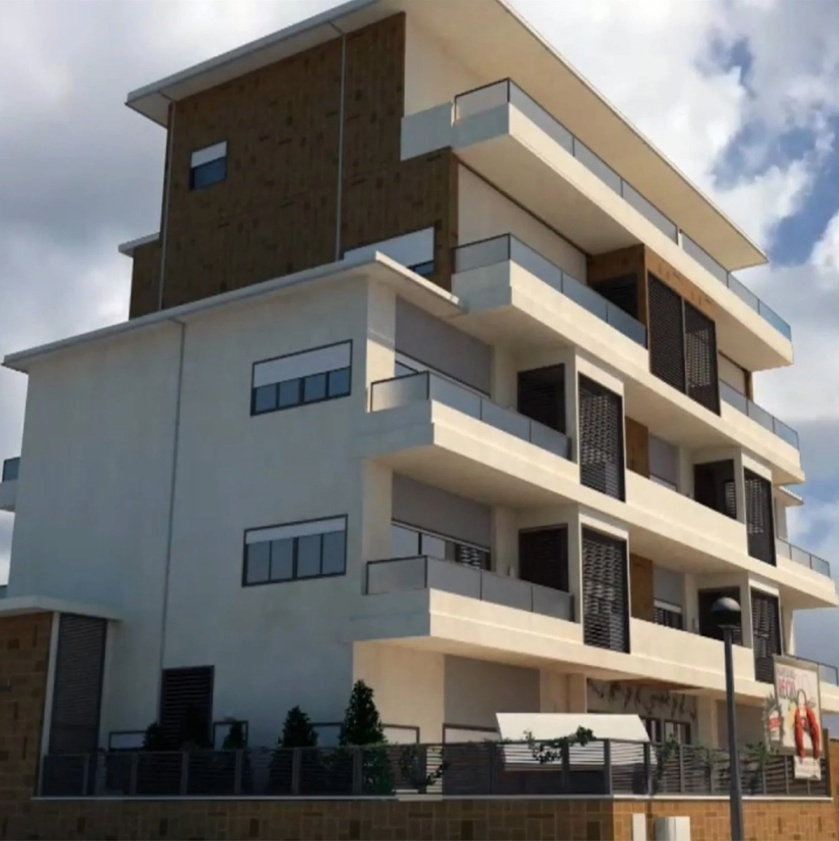
#> input picture pract_3/images/b1.jpg, 839 x 841 px, shrunk from 1301 x 1304 before the run
$ python 5_1.py
#> lines starting #> are read from the running program, lines starting #| are printed output that depends on the picture; after the words box and inside, x2 and y2 are one past the last pixel; in counts of white or black regions, pixels touching at a corner belong together
import matplotlib.pyplot as plt
import numpy as np
from PIL import Image
import cv2
from pathlib import Path

# Obtener ruta relativa a la imagen
image_path = Path(__file__).parent.parent / "images" / "b1.jpg"
src = np.array(Image.open(image_path).convert('RGB'))
#> src is the input picture: shape (841, 839, 3); mean R, G, B 116, 113.7, 110.2

def clamp(num, min_value=0, max_value=255):
    """Limita un valor entre min y max"""
    return int(max(min(num, max_value), min_value))

def saltAndPepper_noise(img, percent):
    """
    Introduce ruido Salt & Pepper a la imagen
    img: Imagen a la que introducir el ruido
    percent: [0,1) porcentaje de ruido
    """
#> called with percent = 0.05
    img_copy = img.copy()
    per = int(percent * img_copy.size)
#> per = 105839
    for k in range(per):
        i = int(np.random.random() * img_copy.shape[1])
        j = int(np.random.random() * img_copy.shape[0])
        if img_copy.ndim == 2:
            img_copy[j, i] = 255
        elif img_copy.ndim == 3:
            img_copy[j, i, 0] = 255
            img_copy[j, i, 1] = 255
            img_copy[j, i, 2] = 255
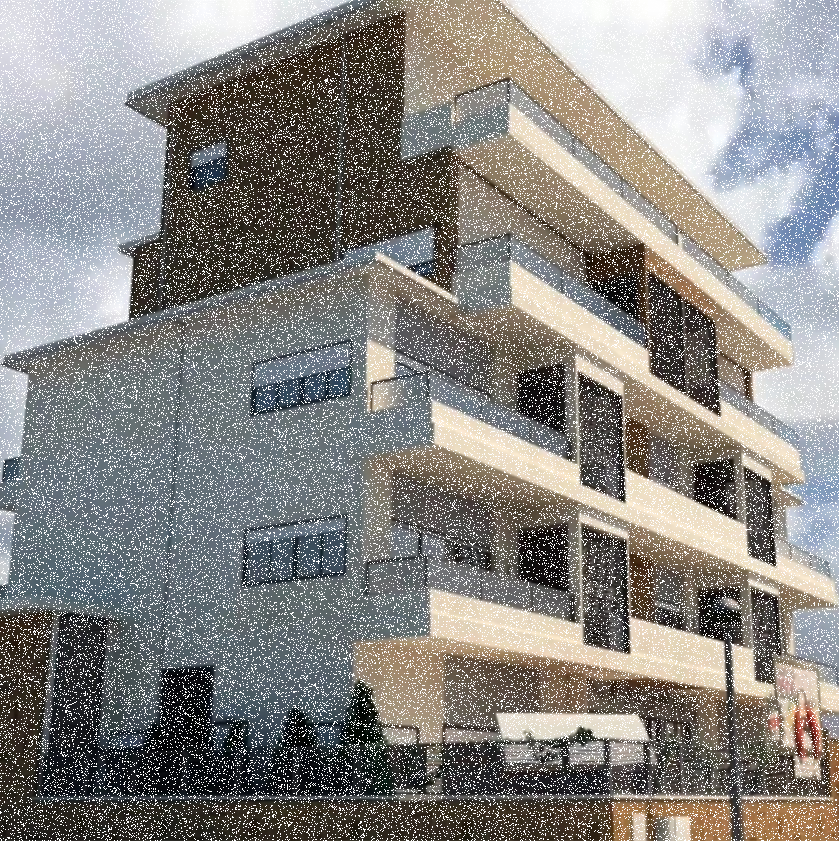
#> img_copy: shape (841, 839, 3); 13.92% of pixels changed, all inside (x1, y1, x2, y2) = (0, 0, 839, 841)
    return img_copy

# Introducir ruido Salt & Pepper
src_salt_pepper = saltAndPepper_noise(src, 0.05)


# Crear figura con todas las imágenes
fig, axs = plt.subplots(1, 2, figsize=(12, 6))
# Primera fila
axs[0].imshow(src)
axs[0].set_title('Original')

axs[1].imshow(src_salt_pepper)
axs[1].set_title('Salt & Pepper Noise (5%)')

plt.tight_layout()
plt.show()
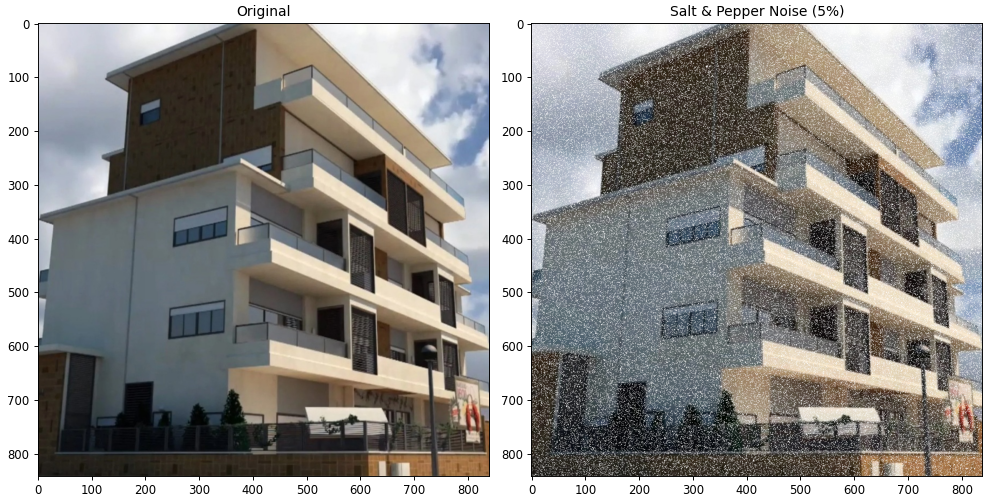
#> figure drawn by matplotlib, 2 panels

$ run again, with pract_3/images/aloel.jpg copied over pract_3/images/b1.jpg
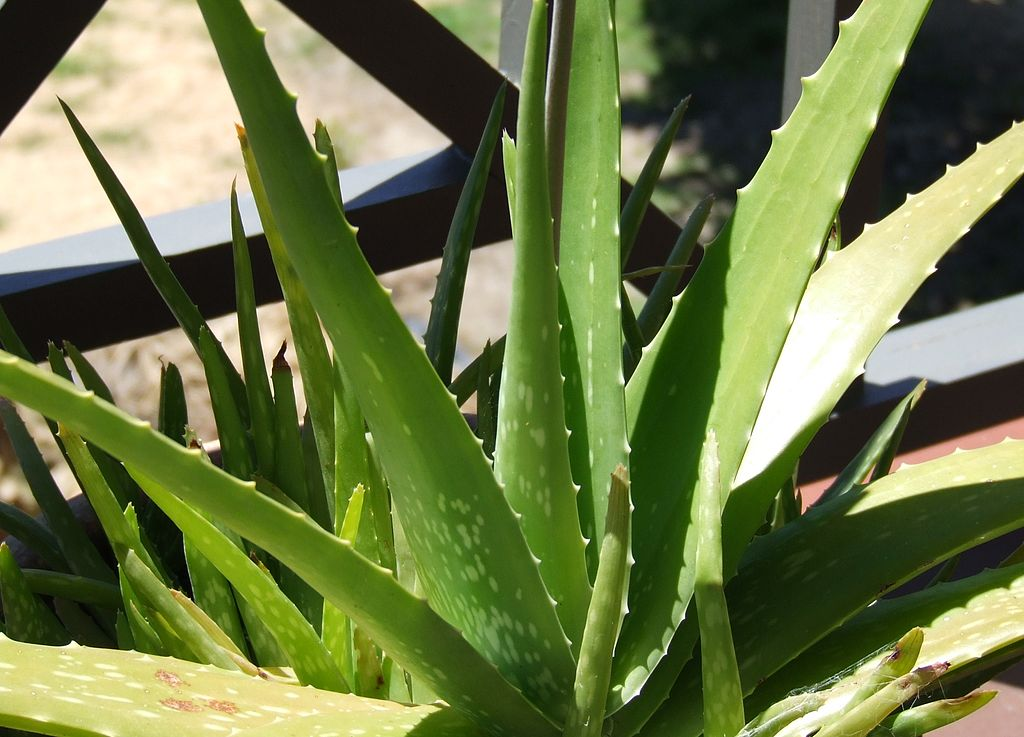
#> input picture pract_3/images/aloel.jpg, 1024 x 737 px
#> src is the input picture: shape (737, 1024, 3); mean R, G, B 108.2, 120.2, 71.3
#> after the loop in saltAndPepper_noise, `for k in range(per):`:
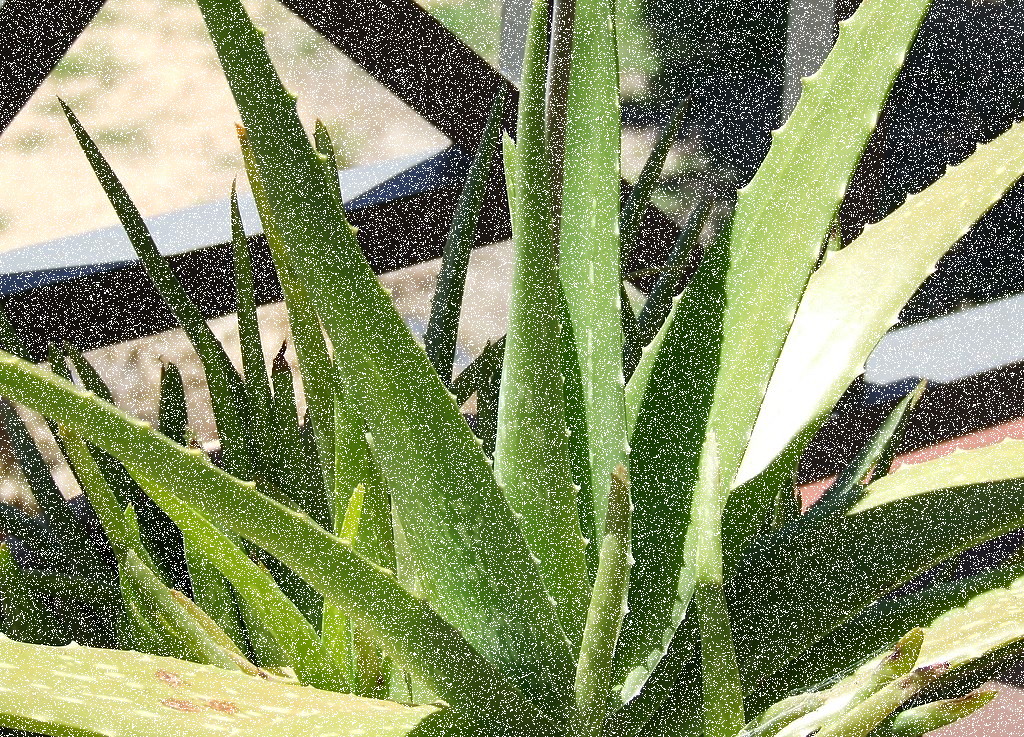
#> img_copy: shape (737, 1024, 3); 13.87% of pixels changed, all inside (x1, y1, x2, y2) = (0, 0, 1024, 737)
#> `plt.show()`:
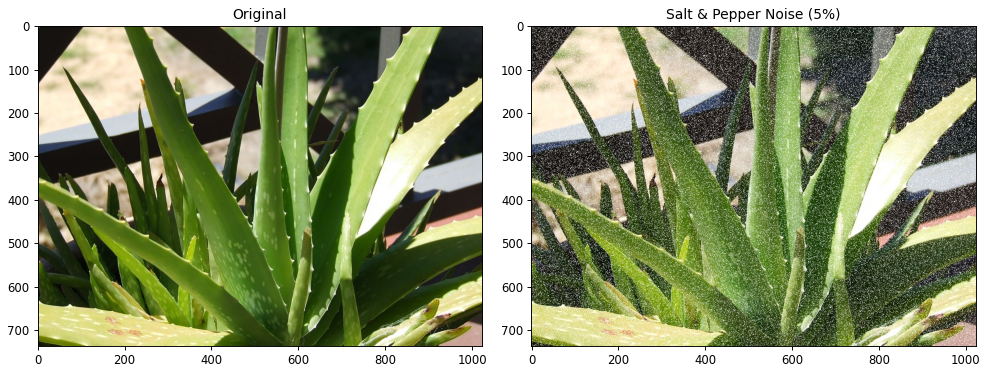
#> figure drawn by matplotlib, 2 panels

$ run again, with pract_3/images/clahe_1.png saved as pract_3/images/b1.jpg
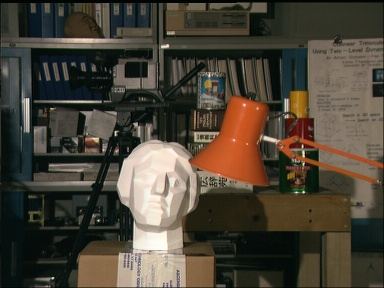
#> input picture pract_3/images/clahe_1.png, 384 x 288 px
#> src is the input picture: shape (288, 384, 3); mean R, G, B 74.7, 67.6, 55.3
#> after the loop in saltAndPepper_noise, `for k in range(per):`:
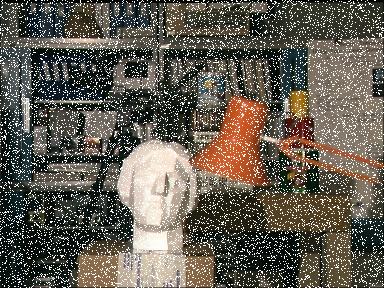
#> img_copy: shape (288, 384, 3); 13.92% of pixels changed, all inside (x1, y1, x2, y2) = (0, 0, 384, 288)
#> `plt.show()`:
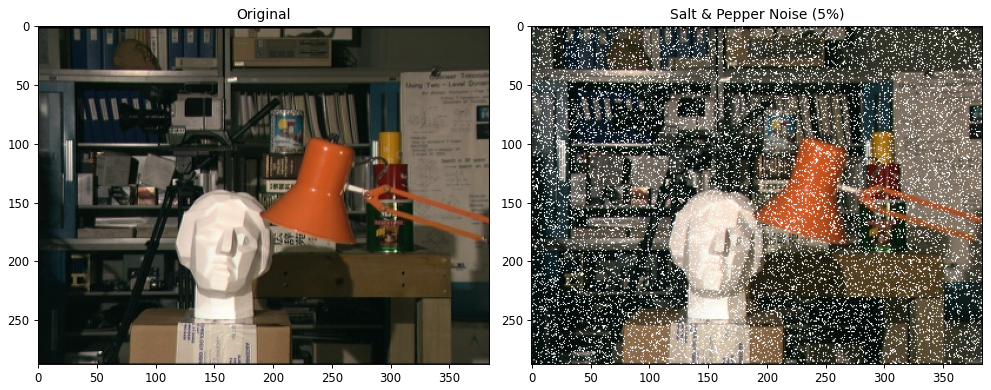
#> figure drawn by matplotlib, 2 panels
